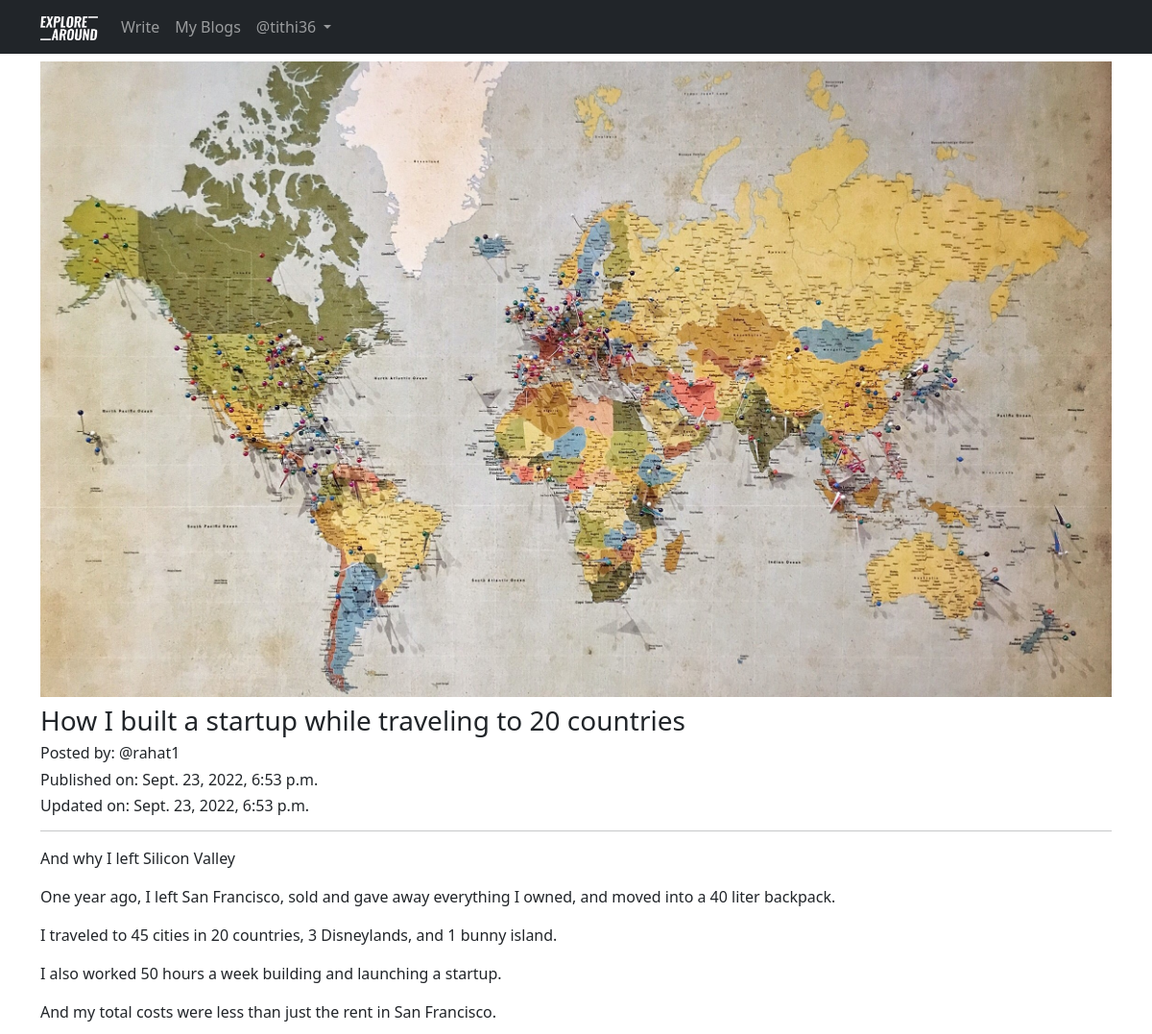
Before: /blog/How-I-built-a-startup-while-traveling-to-20-countries-c72c1c34-e6f1-449f-af6b-ab3bc6a52c8d (signed in, upper part) with the older database file.
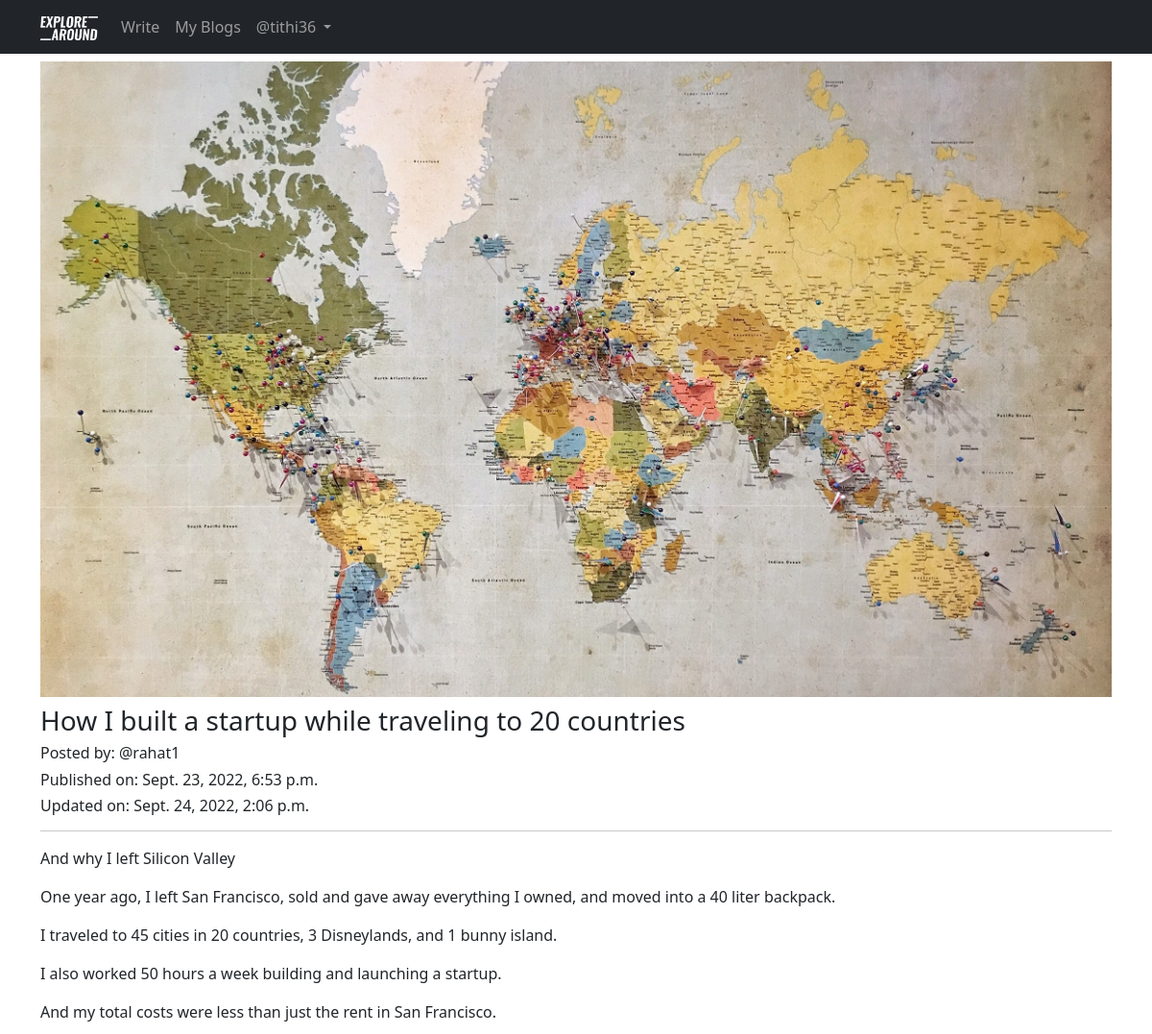
After: the same page with the newer database file.
### Blog_Management/models.py (models this page shows, shortened)
class Blog(models.Model):
    author = models.ForeignKey(User, on_delete=models.CASCADE, related_name='post_author')
    blog_title = models.CharField(max_length=264, verbose_name='Title')
    slug = models.SlugField(max_length=264, unique=True)
    blog_content = models.TextField(verbose_name='Please wirte what is on your mind?')
    blog_image = models.ImageField(upload_to='blog_pics', verbose_name='Image')
    publish_date = models.DateTimeField(auto_now_add=True)
    update_date = models.DateTimeField(auto_now=True)
    class Meta:
        ordering = ('-publish_date', )

### Blog_Management/views.py (the view, shortened to what this page needs)
# urls.py: path('<str:slug>', views.full_blog, name='full_blog'),
@login_required
def full_blog(request, slug):
    blog = Blog.objects.get(slug=slug)
    comment_form = CommentForm()
    already_liked = Like.objects.filter(blog=blog, user=request.user)
    if already_liked:
        liked = True
    else:
        liked = False
    return render(request, 'Blog_Management/full_blog.html', {'blog': blog, 'comment_form': comment_form, 'liked': liked})

### templates/Blog_Management/full_blog.html (shortened to what this page needs)
{% extends 'base.html' %}
{% load crispy_forms_tags %}
{% block main_content %}
<div class="row">
    <div class="col-lg-12">
        <div class="mt-2">
            <img src="/media/{{ blog.blog_image }}" width="100%">
        </div>
        <div class="mt-2">
            <h3>{{ blog.blog_title }}</h3>
            <h6 class="font-italic">Posted by: @{{ blog.author }}</h6>
            <h6>Published on: {{ blog.publish_date }}</h6>
            <h6>Updated on: {{ blog.update_date }}</h6>
        </div>
        <hr>
        <p>{{ blog.blog_content|linebreaks }}</p>
    </div>
</div>
{% endblock main_content %}

Changed rows visible on the page:
changed Blog "How I built a startup while traveling to 20 countries": update_date "Sept. 23, 2022, 6:53 p.m." → "Sept. 24, 2022, 2:06 p.m."
